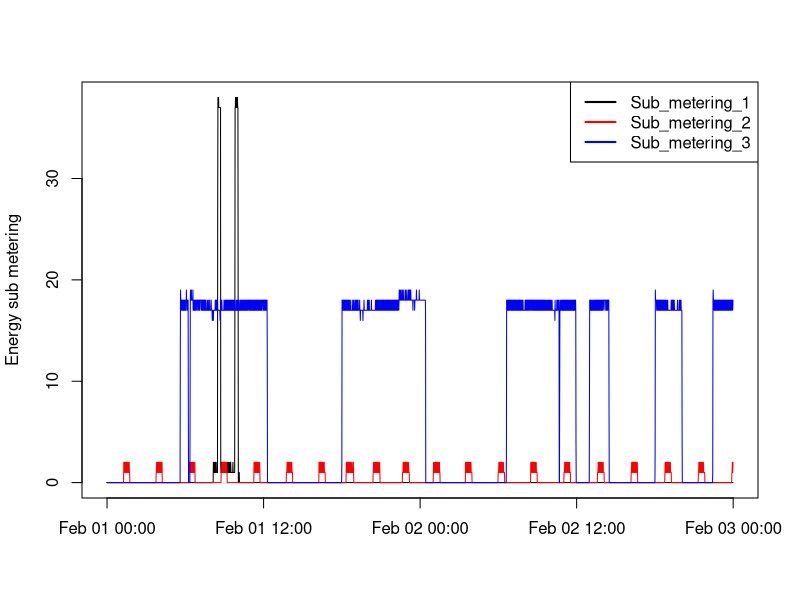

Source code (R):
setwd("C:/Users/steve/Desktop/Exploratory/proj1")
#original data prepared with dataprep.R
power <- read.csv("power.csv", colClasses=c("character",rep("numeric",7)))
power$postime <- strptime(power$postime,"%Y-%m-%d %H:%M:%S")
#png(filename="tryme.png")
#plot 3
plot(power$postime,power$meter1, main = "",ylab ="Energy sub metering",xlab= "",type = "l")
legend("topright",c("Sub_metering_1", "Sub_metering_2", "Sub_metering_3"),lty = 1, lwd=2, col=c("black","red","blue")) 
lines(power$postime,power$meter2, col= "red")  #
lines(power$postime,power$meter3, col = "blue")  # looks fine.  add colorto plot and legend
#dev.off()